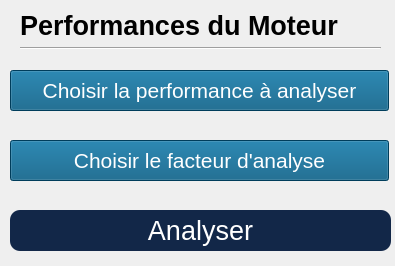
<?xml version="1.0" encoding="UTF-8"?>
<ui version="4.0">
 <class>Dialog</class>
 <widget class="QDialog" name="Dialog">
  <property name="geometry">
   <rect>
    <x>0</x>
    <y>0</y>
    <width>395</width>
    <height>266</height>
   </rect>
  </property>
  <property name="windowTitle">
   <string>Dialog</string>
  </property>
  <widget class="Line" name="line">
   <property name="geometry">
    <rect>
     <x>20</x>
     <y>40</y>
     <width>361</width>
     <height>16</height>
    </rect>
   </property>
   <property name="minimumSize">
    <size>
     <width>311</width>
     <height>16</height>
    </size>
   </property>
   <property name="orientation">
    <enum>Qt::Horizontal</enum>
   </property>
  </widget>
  <widget class="QLabel" name="label">
   <property name="geometry">
    <rect>
     <x>20</x>
     <y>10</y>
     <width>361</width>
     <height>31</height>
    </rect>
   </property>
   <property name="minimumSize">
    <size>
     <width>331</width>
     <height>31</height>
    </size>
   </property>
   <property name="font">
    <font>
     <pointsize>20</pointsize>
     <weight>75</weight>
     <bold>true</bold>
    </font>
   </property>
   <property name="text">
    <string>Performances du Moteur</string>
   </property>
  </widget>
  <widget class="QPushButton" name="pushButton_30">
   <property name="geometry">
    <rect>
     <x>10</x>
     <y>210</y>
     <width>381</width>
     <height>41</height>
    </rect>
   </property>
   <property name="font">
    <font>
     <pointsize>20</pointsize>
    </font>
   </property>
   <property name="styleSheet">
    <string notr="true">QPushButton {
    border-radius: 10px; 
color: rgb(255, 255, 255);
background-color: rgb(18, 39, 72);

}

QPushButton:hover {
background-color: rgb(170, 0, 0);
}


QPushButton:pressed {
    background-color: rgb(0, 0, 0);
}</string>
   </property>
   <property name="text">
    <string>Analyser</string>
   </property>
  </widget>
  <widget class="QPushButton" name="pushButton_31">
   <property name="geometry">
    <rect>
     <x>10</x>
     <y>140</y>
     <width>379</width>
     <height>41</height>
    </rect>
   </property>
   <property name="minimumSize">
    <size>
     <width>0</width>
     <height>41</height>
    </size>
   </property>
   <property name="font">
    <font>
     <pointsize>16</pointsize>
    </font>
   </property>
   <property name="styleSheet">
    <string notr="true">

QPushButton {
    
color: rgb(255, 255, 255);

	background-color: rgb(0, 85, 127);

}</string>
   </property>
   <property name="text">
    <string>Choisir le facteur d'analyse</string>
   </property>
  </widget>
  <widget class="QPushButton" name="pushButton_32">
   <property name="geometry">
    <rect>
     <x>10</x>
     <y>70</y>
     <width>379</width>
     <height>41</height>
    </rect>
   </property>
   <property name="minimumSize">
    <size>
     <width>0</width>
     <height>41</height>
    </size>
   </property>
   <property name="font">
    <font>
     <pointsize>16</pointsize>
    </font>
   </property>
   <property name="styleSheet">
    <string notr="true">

QPushButton {
    
color: rgb(255, 255, 255);

	background-color: rgb(0, 85, 127);

}</string>
   </property>
   <property name="text">
    <string>Choisir la performance à analyser</string>
   </property>
  </widget>
 </widget>
 <resources/>
 <connections/>
</ui>
